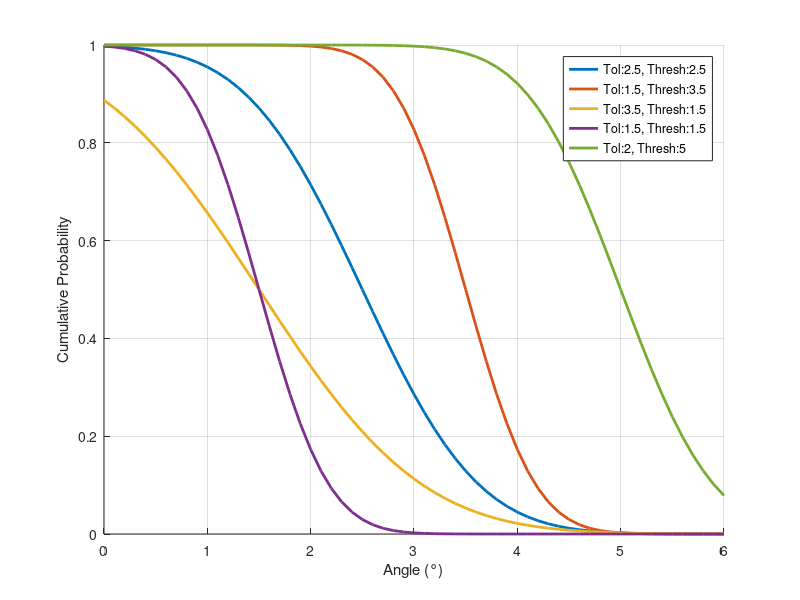

This chart was generated by the following MATLAB code:
clearvars
home
close all
% Parameters
tol = [2.5,1.5,3.5,1.5,2];
threshold = [2.5,3.5,1.5,1.5,5.0];

% Input vector
x = 0:0.1:6;

figure;
axis; 
xlabel('Angle (°)');
ylabel('Cumulative Probability');
% Compute the CDF values for the normal distribution
for ii = 1:length(tol)
    y = 1 - 0.5 * (1 + erf(2*(x - threshold(ii))./tol(ii)));
    hold on
    plot(x, y, 'LineWidth', 2, 'DisplayName',strcat('Tol: ',num2str(tol(ii)), ", Thresh: ", num2str(threshold(ii))));
end
grid on;
legend;
